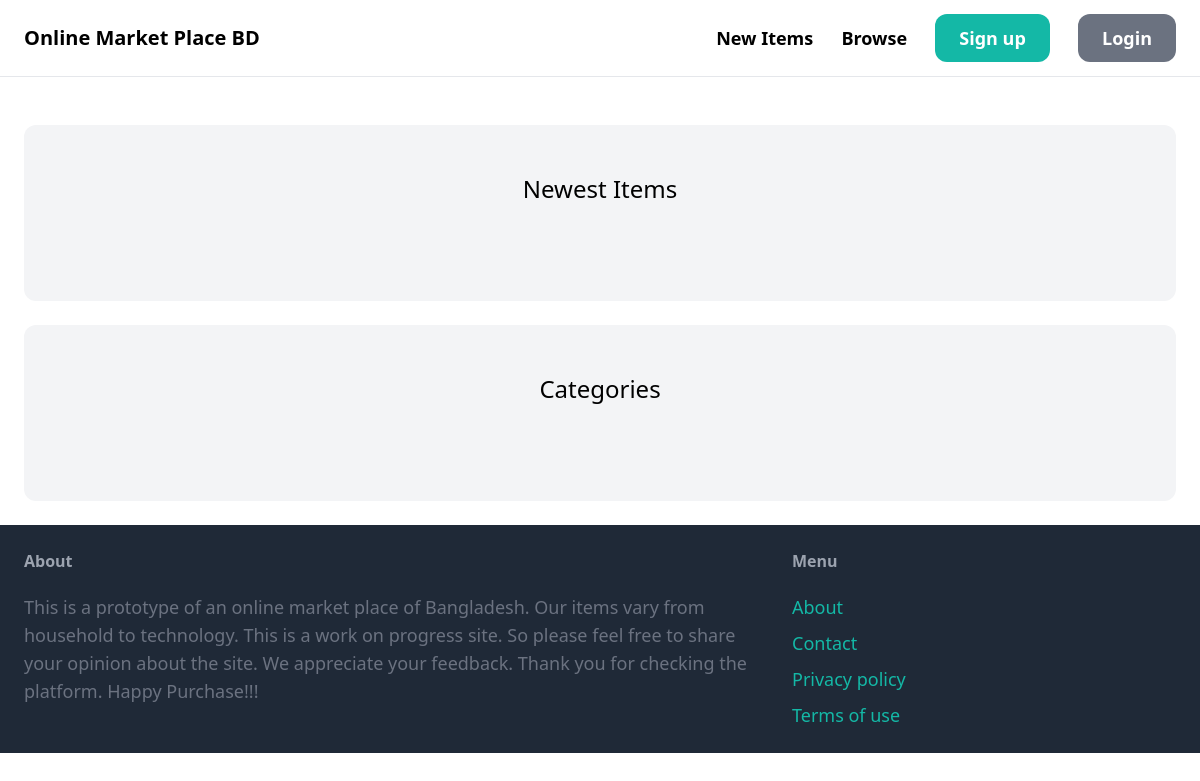
The app's page /, older data.
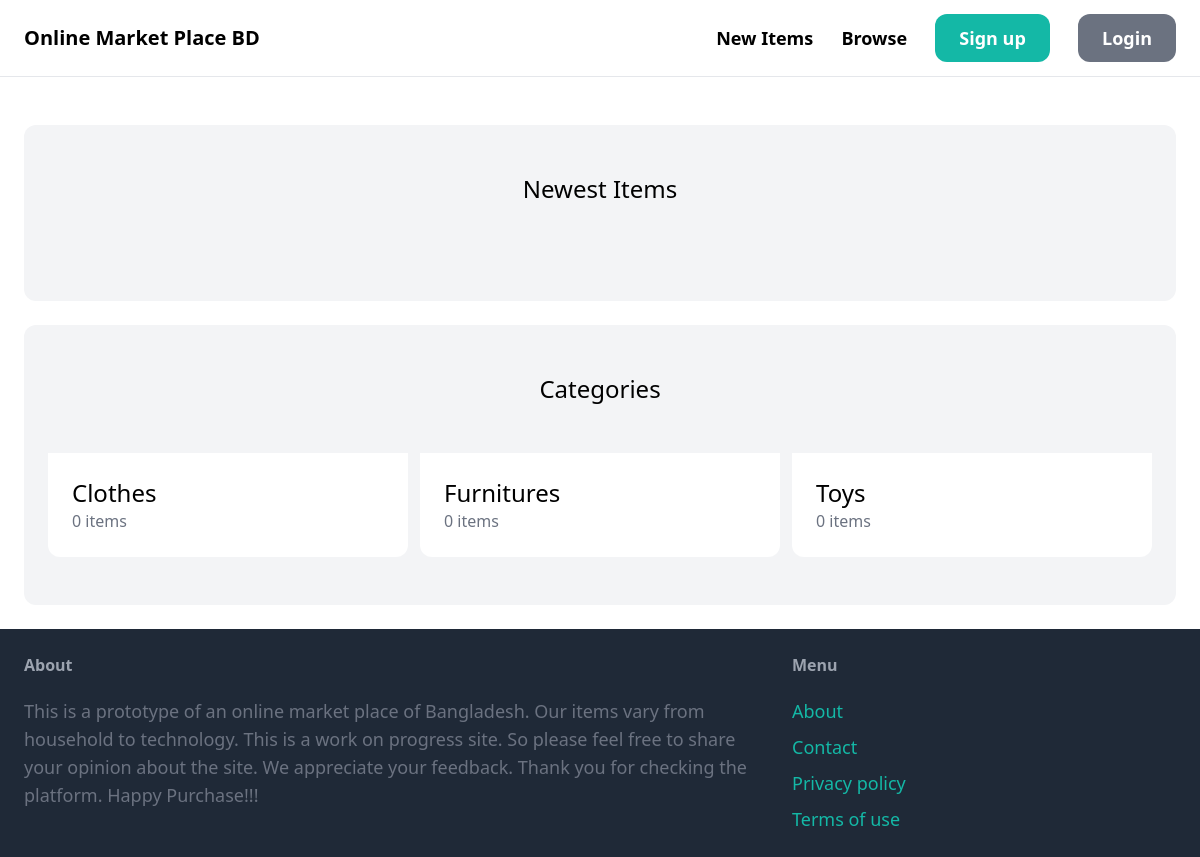
The same page, newer data.
### item/models.py (models this page shows, shortened)
class Category(models.Model):
    name = models.CharField(max_length = 255)
    class Meta:
        ordering = ('name',)
        verbose_name_plural = 'Categories'

### core/views.py (the view)
# urls.py: path('', index, name='index'),
def index(request):
    items = Item.objects.filter(id_sold = False)[0:6]
    categories = Category.objects.all()
    return render(request, 'core/index.html', {
        'categories': categories,
        'items': items,
    })

### core/templates/core/index.html (shortened to what this page needs)
{% extends 'core/base.html' %}
{% block content %}
    <div class="mt-6 px-6 py-12 bg-gray-100 rounded-xl">
        <h2 class="mb-12 text-2xl text-center">Newest Items</h2>
    </div>
    <div class="mt-6 px-6 py-12 bg-gray-100 rounded-xl">
        <h2 class="mb-12 text-2xl text-center">Categories</h2>
        <div class="grid grid-cols-3 gap-3">
            {% for category in categories %}
            <div>
                <a href="#">
                    <div class="p-6 bg-white rounded-b-xl">
                        <h2 class="text-2xl">{{ category.name }}</h2>
                        <p class="text-gray-500">{{ category.items.count }} items</p>
                    </div>
                </a>
            </div>
            {% endfor %}
        </div>
    </div>
{% endblock %}

Row changes from the older to the newer data that the page shows:
added Category: name "Clothes", items.count "0"
added Category: name "Furnitures", items.count "0"
added Category: name "Toys", items.count "0"
